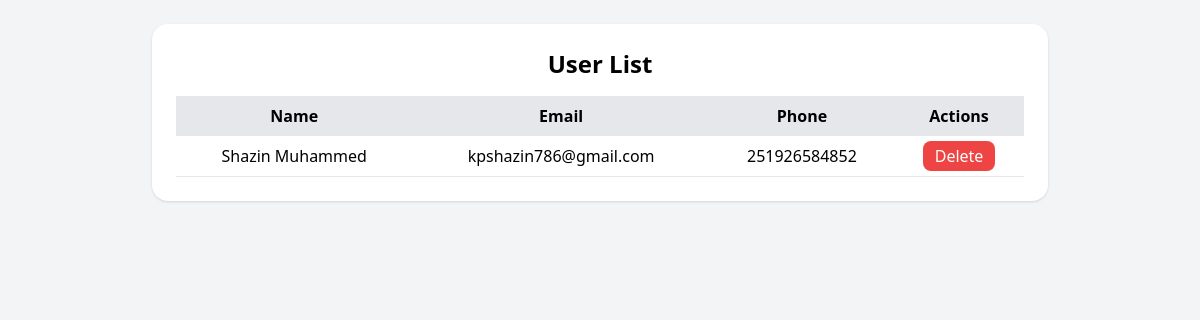
The app's page /userlist/, older data.
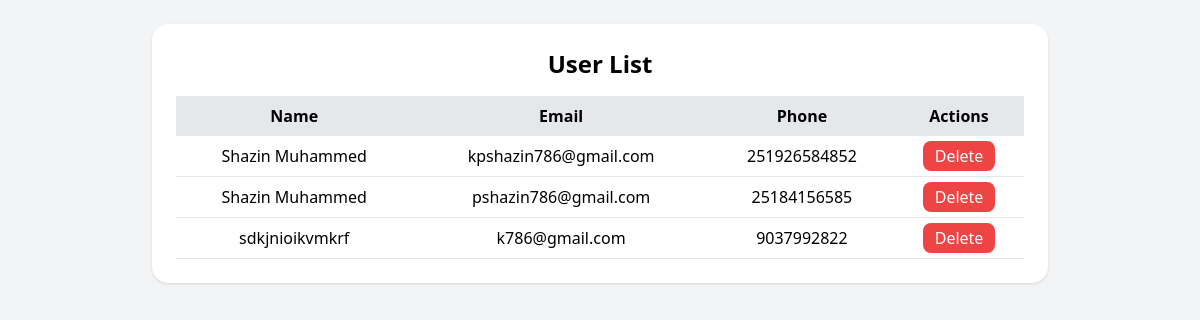
The same page, newer data.
### games/models.py (models this page shows, shortened)
class User(models.Model):
    name = models.CharField(max_length=100)
    email=models.EmailField()
    password = models.CharField(max_length=10)
    address = models.CharField(max_length=200)
    phone=models.IntegerField()

### games/views.py (the view)
# urls.py: path('userlist/',views.userlist,name='userlist'),
def userlist(request):
    user=User.objects.all()
    return render(request,'userlist.html',{'user':user})

### games/templates/userlist.html (shortened to what this page needs)
<!DOCTYPE html>
<html lang="en">
<head>
    <script src="https://cdn.tailwindcss.com"></script>
</head>
<body class="bg-gray-100 p-6">
<div class="max-w-4xl mx-auto bg-white p-6 rounded-2xl shadow">
    <h2 class="text-2xl font-bold mb-4 text-center">User List</h2>
    <table class="w-full border-collapse">
        <thead>
            <tr class="bg-gray-200">
                <th class="p-2">Name</th>
                <th class="p-2">Email</th>
                <th class="p-2">Phone</th>
                <th class="p-2">Actions</th>
            </tr>
        </thead>
        <tbody>
            {% for u in user %}
            <tr class="text-center border-b">
                <td class="p-2">{{ u.name }}</td>
                <td class="p-2">{{ u.email }}</td>
                <td class="p-2">{{ u.phone }}</td>
                <td class="p-2 space-x-2">
                    <a href="{% url 'deleteuser' u.id %}"
                       class="bg-red-500 text-white px-3 py-1 rounded-lg hover:bg-red-600"
                       onclick="return confirm('Are you sure?')">
                        Delete
                    </a>
                </td>
            </tr>
            {% endfor %}
        </tbody>
    </table>
</div>
</body>
</html>

Row changes from the older to the newer data that the page shows:
added User: name "Shazin Muhammed", email "pshazin786@gmail.com", phone "25184156585"
added User: name "sdkjnioikvmkrf", email "k786@gmail.com", phone "9037992822"
